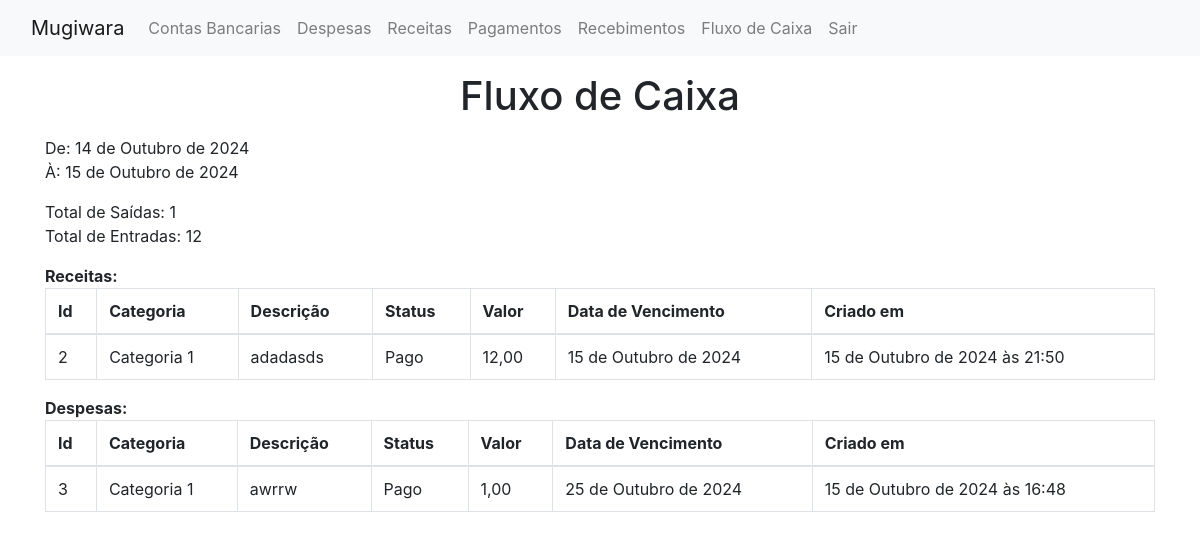
The page /show_fluxo_caixa_one/5 on the database its author committed.
### mugiwara/models/fluxo_caixa.py (models this page shows, shortened)
class fluxo_caixa(models.Model):
    data_inicial = models.DateField()
    data_final = models.DateField()
    created_at = models.DateTimeField(auto_created=True, auto_now_add=True)
    class Meta:
        ordering = ['-created_at']

### mugiwara/models/receita.py (models this page shows, shortened)
class receita(models.Model):
    class status_choices(models.IntegerChoices):
        ABERTO = 1, "Em Aberto"
        PAGO = 2, "Pago"
    class categoria_choices(models.IntegerChoices):
        C1 = 1, "Categoria 1"
        C2 = 2, "Categoria 2"
        C3 = 3, "Categoria 3"
        C4 = 4, "Categoria 4"
    descricao = models.TextField()
    data_vencimento = models.DateField(auto_now=False, auto_now_add=False)
    valor = models.DecimalField(decimal_places=2, max_digits=9)
    categoria = models.IntegerField(
        choices = categoria_choices,
        default = categoria_choices.C1
    )
    status = models.IntegerField(
        choices = status_choices,
        default = status_choices.ABERTO
    )
    created_at = models.DateTimeField(auto_now_add=True)
    class Meta:
        ordering = ['-created_at']

### mugiwara/models/despesa.py (models this page shows, shortened)
class despesa(models.Model):
    class status_choices(models.IntegerChoices):
        ABERTO = 1, "Em Aberto"
        PAGO = 2, "Pago"
    class categoria_choices(models.IntegerChoices):
        C1 = 1, "Categoria 1"
        C2 = 2, "Categoria 2"
        C3 = 3, "Categoria 3"
        C4 = 4, "Categoria 4"
    descricao = models.TextField()
    data_vencimento = models.DateField(auto_now=False, auto_now_add=False)
    valor = models.DecimalField(decimal_places=2, max_digits=9)
    categoria = models.IntegerField(
        choices = categoria_choices,
        default = categoria_choices.C1
    )
    status = models.IntegerField(
        choices = status_choices,
        default = status_choices.ABERTO
    )
    created_at = models.DateTimeField(auto_now_add=True, auto_created=True)
    class Meta:
        ordering = ['-created_at']

### mugiwara/views.py (the view)
# urls.py: path('show_fluxo_caixa_one/<int:f_id>', views.showFluxoCaixaOneView, name='show_fluxo_caixa_one'),
def showFluxoCaixaOneView(request, f_id):
    fluxo_caixas = fluxo_caixa.objects.get(id=f_id)
    data_inicio = fluxo_caixas.data_inicial - datetime.timedelta(days=1)
    data_fim = fluxo_caixas.data_final + datetime.timedelta(days=1)
    despesas = despesa.objects.filter(created_at__range=[data_inicio, data_fim])
    receitas = receita.objects.filter(created_at__range=[data_inicio, data_fim])
    total_receitas = receitas.aggregate(total_receitas=Sum('valor'))['total_receitas']
    total_despesas = despesas.aggregate(total_despesas=Sum('valor'))['total_despesas']
    if total_despesas:
        total_despesas = Decimal(total_despesas)
    else:
        total_despesas = 0.00
    if total_receitas:
        total_receitas = Decimal(total_receitas)
    else:
        total_receitas = 0.00
    context = {
        'total_receitas': total_receitas,
        'total_despesas': total_despesas,
        'receitas': receitas,
        'despesas': despesas,
        'fluxo_caixa': fluxo_caixas
    }
    return render(request, 'mugiwara/show_fluxo_caixa_one.html', context)

### mugiwara/templates/mugiwara/show_fluxo_caixa_one.html (shortened to what this page needs)
{% extends 'layout.html' %}
{% block content %}
<div class='container'>
  <h1 class="text-center mt-3 mb-3">Fluxo de Caixa</h1>
  <p>De: {{fluxo_caixa.data_inicial}}<br>À: {{fluxo_caixa.data_final}}</p>
  <p>Total de Saídas: {{total_despesas}}<br>Total de Entradas: {{total_receitas}}</p>
  <table class="table table-bordered">
      <strong>Receitas: </strong>
      <thead>
          <tr>
              <th scope="col">Id</th>
              <th scope="col">Categoria</th>
              <th scope="col">Descrição</th>
              <th scope="col">Status</th>
              <th scope="col">Valor</th>
              <th scope="col">Data de Vencimento</th>
              <th scope="col">Criado em</th>
          </tr>
      </thead>
      <tbody>
          {% for receita in receitas %}
              <tr>
                  <td>{{receita.id}}</td>
                  <td>{{receita.get_categoria_display}}</td>
                  <td>{{receita.descricao}}</td>
                  <td>{{receita.get_status_display}}</td>
                  <td>{{receita.valor}}</td>
                  <td>{{receita.data_vencimento}}</td>
                  <td>{{receita.created_at}}</td>
              </tr>
          {% endfor %}
      </tbody>
  </table>
  <table class="table table-bordered">
      <strong>Despesas: </strong>
      <thead>
          <tr>
              <th scope="col">Id</th>
              <th scope="col">Categoria</th>
              <th scope="col">Descrição</th>
              <th scope="col">Status</th>
              <th scope="col">Valor</th>
              <th scope="col">Data de Vencimento</th>
              <th scope="col">Criado em</th>
          </tr>
      </thead>
      <tbody>
      {% for despesa in despesas %}
      <tr>
          <td>{{despesa.id}}</td>
          <td>{{despesa.get_categoria_display}}</td>
          <td>{{despesa.descricao}}</td>
          <td>{{despesa.get_status_display}}</td>
          <td>{{despesa.valor}}</td>
          <td>{{despesa.data_vencimento}}</td>
          <td>{{despesa.created_at}}</td>
      </tr>
      {% endfor %}
      </tbody>
  </table>
</div>
{% endblock %}

### rows shown on the page
fluxo_caixa: data_inicial "14 de Outubro de 2024", data_final "15 de Outubro de 2024"
receita: id "2", categoria "Categoria 1", descricao "adadasds", status "Pago", valor "12,00", data_vencimento "15 de Outubro de 2024", created_at "15 de Outubro de 2024 às 21:50"
despesa: id "3", categoria "Categoria 1", descricao "awrrw", status "Pago", valor "1,00", data_vencimento "25 de Outubro de 2024", created_at "15 de Outubro de 2024 às 16:48"

### other values the page prints
{{ total_despesas }} "1"
{{ total_receitas }} "12"
